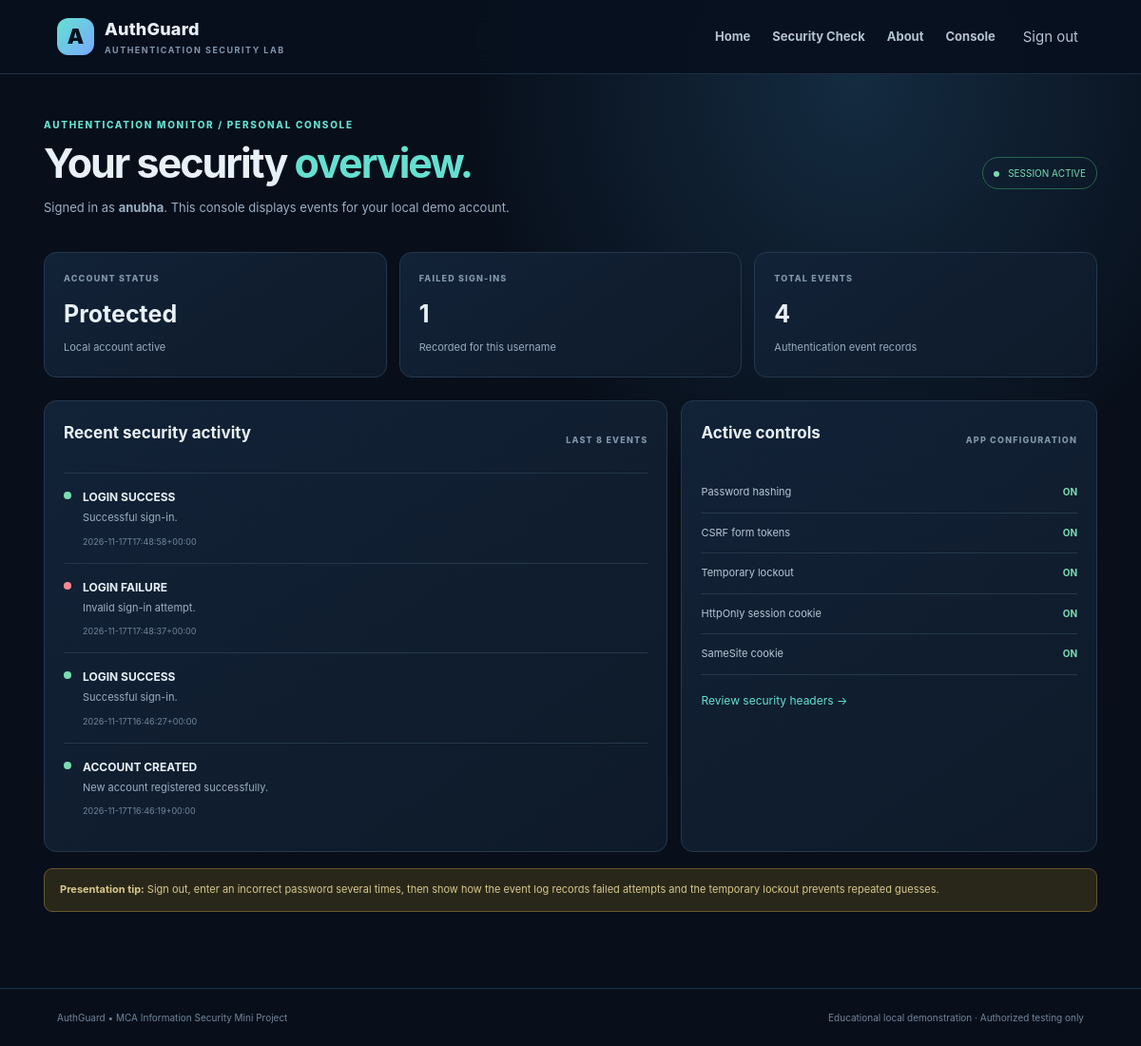
The app's page /dashboard (signed in) with its own data.
### tables this page shows
CREATE TABLE events (
            id INTEGER PRIMARY KEY AUTOINCREMENT,
            username TEXT,
            event_type TEXT NOT NULL,
            details TEXT NOT NULL,
            created_at TEXT NOT NULL
        );

### app.py (the view)
@app.route("/dashboard")
@login_required
def dashboard():
    db = get_db()
    events = db.execute(
        "SELECT event_type, details, created_at FROM events WHERE username=? ORDER BY id DESC LIMIT 8",
        (session["username"],),
    ).fetchall()
    stats = db.execute(
        "SELECT COUNT(*) AS total, SUM(CASE WHEN event_type='LOGIN_FAILURE' THEN 1 ELSE 0 END) AS failures "
        "FROM events WHERE username=?", (session["username"],)
    ).fetchone()
    return render_template("dashboard.html", events=events, stats=stats)

### app.py (called while the page is built)
def get_db():
    if "db" not in g:
        g.db = sqlite3.connect(DB_PATH)
        g.db.row_factory = sqlite3.Row
    return g.db

def csrf_token():
    if "_csrf" not in session:
        session["_csrf"] = secrets.token_urlsafe(32)
    return session["_csrf"]

@app.context_processor
def inject_globals():
    return {"csrf_token": csrf_token, "current_user": session.get("username")}

@app.before_request
def protect_post_requests():
    if request.method == "POST":
        sent = request.form.get("_csrf", "")
        expected = session.get("_csrf", "")
        if not sent or not expected or not hmac.compare_digest(sent, expected):
            return render_template("message.html", title="Request blocked", message="The security token was missing or invalid. Refresh the page and try again."), 400

@app.after_request
def security_headers(response):
    response.headers["X-Content-Type-Options"] = "nosniff"
    response.headers["X-Frame-Options"] = "DENY"
    response.headers["Referrer-Policy"] = "strict-origin-when-cross-origin"
    response.headers["Permissions-Policy"] = "camera=(), microphone=(), geolocation=()"
    response.headers["Content-Security-Policy"] = (
        "default-src 'self'; style-src 'self' 'unsafe-inline'; "
        "script-src 'self' 'unsafe-inline'; img-src 'self' data:; "
        "font-src 'self'; object-src 'none'; base-uri 'self'; frame-ancestors 'none'"
    )
    response.headers["Cache-Control"] = "no-store"
    return response

def login_required(view):
    @wraps(view)
    def wrapped(*args, **kwargs):
        if not session.get("user_id"):
            flash("Please sign in to open the security console.", "warning")
            return redirect(url_for("login"))
        return view(*args, **kwargs)
    return wrapped

### templates/dashboard.html
{% extends "base.html" %}{% block title %}Security console{% endblock %}{% block content %}
<div class="dash-head"><div><div class="kicker">AUTHENTICATION MONITOR / PERSONAL CONSOLE</div><h1>Your security <em>overview.</em></h1><p class="muted">Signed in as <b>{{ current_user }}</b>. This console displays events for your local demo account.</p></div><span class="live-chip"><i></i> SESSION ACTIVE</span></div>
<div class="stats"><div class="stat"><span>ACCOUNT STATUS</span><strong>Protected</strong><small>Local account active</small></div><div class="stat"><span>FAILED SIGN-INS</span><strong>{{ stats['failures'] or 0 }}</strong><small>Recorded for this username</small></div><div class="stat"><span>TOTAL EVENTS</span><strong>{{ stats['total'] or 0 }}</strong><small>Authentication event records</small></div></div>
<div class="content-grid"><section class="panel"><div class="panel-head"><h2>Recent security activity</h2><span>LAST 8 EVENTS</span></div>{% if events %}<div class="event-list">{% for e in events %}<div class="event"><div class="event-dot {% if 'FAILURE' in e['event_type'] or 'BLOCKED' in e['event_type'] %}bad{% else %}good{% endif %}"></div><div><b>{{ e['event_type'].replace('_',' ') }}</b><p>{{ e['details'] }}</p><small>{{ e['created_at'] }}</small></div></div>{% endfor %}</div>{% else %}<p class="muted">No activity recorded yet.</p>{% endif %}</section>
<section class="panel"><div class="panel-head"><h2>Active controls</h2><span>APP CONFIGURATION</span></div><div class="control-row"><span>Password hashing</span><b>ON</b></div><div class="control-row"><span>CSRF form tokens</span><b>ON</b></div><div class="control-row"><span>Temporary lockout</span><b>ON</b></div><div class="control-row"><span>HttpOnly session cookie</span><b>ON</b></div><div class="control-row"><span>SameSite cookie</span><b>ON</b></div><a class="text-link" href="{{ url_for('security_check') }}">Review security headers →</a></section></div>
<div class="tip"><b>Presentation tip:</b> Sign out, enter an incorrect password several times, then show how the event log records failed attempts and the temporary lockout prevents repeated guesses.</div>
{% endblock %}

### templates/base.html (shortened to what this page needs)
<!doctype html>
<html lang="en"><head><meta charset="utf-8"><meta name="viewport" content="width=device-width, initial-scale=1">
<link rel="stylesheet" href="{{ url_for('static', filename='style.css') }}"></head>
<body>
<header class="top"><a class="brand" href="{{ url_for('home') }}"><span class="brand-icon">A</span><span>AuthGuard<small>AUTHENTICATION SECURITY LAB</small></span></a>
<nav><a href="{{ url_for('home') }}">Home</a><a href="{{ url_for('security_check') }}">Security Check</a><a href="{{ url_for('about') }}">About</a>
{% if current_user %}<a href="{{ url_for('dashboard') }}">Console</a><form class="navform" method="post" action="{{ url_for('logout') }}"><input type="hidden" name="_csrf" value="{{ csrf_token() }}"><button class="navbutton">Sign out</button></form>{% else %}<a href="{{ url_for('login') }}">Sign in</a><a class="nav-cta" href="{{ url_for('register') }}">Create account</a>{% endif %}</nav></header>
<main>
{% block content %}{% endblock %}
</main>
<footer><span>AuthGuard • MCA Information Security Mini Project</span><span>Educational local demonstration · Authorized testing only</span></footer>
</body></html>

### static/style.css (style rules this page uses)
* { box-sizing:border-box }
:root { --bg:#080f1b;--panel:#101d2d;--panel2:#142439;--line:#25384d;--text:#e8f0f8;--muted:#9aadc1;--cyan:#65e0d0;--blue:#79a9ff;--green:#79ddb1;--red:#ff8792 }
body { margin:0;background:radial-gradient(ellipse at 75% 8%,#142b40 0,transparent 32%),var(--bg);color:var(--text);font:15px/1.6 Inter,Segoe UI,Arial,sans-serif;min-height:100vh }
.top { height:78px;display:flex;align-items:center;justify-content:space-between;padding:0 max(5vw,24px);border-bottom:1px solid #1d3044;background:#08111eeF;position:sticky;top:0;z-index:5;backdrop-filter:blur(14px) }
.brand { display:flex;align-items:center;gap:11px;color:var(--text);text-decoration:none;font-weight:800;font-size:18px;letter-spacing:.2px }
.brand small { display:block;color:#8195ac;font-size:9px;letter-spacing:1.5px;font-weight:700 }
.brand-icon { height:39px;width:39px;border-radius:12px;background:linear-gradient(135deg,var(--cyan),var(--blue));display:grid;place-items:center;color:#06121d;font-size:22px;font-weight:900 }
nav { display:flex;align-items:center;gap:23px }
nav a,.navbutton { color:#b4c2d2;text-decoration:none;font-size:13px;font-weight:650 }
.navform { margin:0 }
.navbutton { background:none;border:0;cursor:pointer;font:inherit }
main { max-width:1160px;margin:auto;padding:45px 26px 80px }
.kicker { color:var(--cyan);font-size:10px;font-weight:850;letter-spacing:1.7px }
h1 { font-size:clamp(39px,5vw,61px);line-height:1.06;letter-spacing:-2px;margin:17px 0 18px }
h1 em,h2 em { font-style:normal;color:var(--cyan) }
.feature,.panel,.form-card,.stat { background:linear-gradient(145deg,#122237,#0e1a29);border:1px solid var(--line);border-radius:13px;padding:20px }
.muted { color:var(--muted);font-size:13px }
.form-foot a,.text-link { color:var(--cyan);text-decoration:none }
.dash-head { display:flex;justify-content:space-between;align-items:center;gap:15px }
.dash-head h1 { font-size:43px;margin:10px 0 }
.live-chip { font-size:10px;color:var(--green);border:1px solid #28664f;padding:8px 11px;border-radius:20px;white-space:nowrap }
.live-chip i { display:inline-block;width:6px;height:6px;border-radius:50%;background:var(--green);margin-right:6px }
.stats { display:grid;grid-template-columns:repeat(3,1fr);gap:13px;margin:24px 0 }
.stat span,.panel-head span { display:block;color:#8197ac;font-size:9px;letter-spacing:1.2px;font-weight:800 }
.stat strong { display:block;font-size:25px;margin:9px 0 2px }
.stat small { color:var(--muted);font-size:11px }
.content-grid { display:grid;grid-template-columns:1.2fr .8fr;gap:14px }
.panel h2 { font-size:17px;margin:0 0 15px }
.panel-head { display:flex;align-items:center;justify-content:space-between;gap:12px;margin-bottom:13px }
.event { display:flex;gap:12px;padding:12px 0;border-top:1px solid #25384b }
.event-dot { width:8px;height:8px;border-radius:50%;background:var(--green);margin-top:7px;flex-shrink:0 }
.event-dot.bad { background:var(--red) }
.event b { font-size:12px }
.event p { margin:2px 0;color:#9cafc1;font-size:11px }
.event small { font-size:9px;color:#71879d }
.control-row { display:flex;justify-content:space-between;gap:12px;padding:12px 0;border-bottom:1px solid #25384b;font-size:11px;color:#b6c7d7 }
.control-row b { color:var(--green);font-size:10px }
.text-link { display:inline-block;font-size:12px;margin-top:17px }
.tip { margin-top:17px;border:1px solid #66562d;background:#292719;color:#d8c88d;padding:13px 16px;border-radius:9px;font-size:11px }
footer { border-top:1px solid #203247;padding:22px 5vw;display:flex;justify-content:space-between;gap:12px;color:#71869b;font-size:10px }

### records on screen
events: event_type.replace "LOGIN SUCCESS", details "Successful sign-in.", created_at "2026-11-17T17:48:58+00:00"
events: event_type.replace "LOGIN FAILURE", details "Invalid sign-in attempt.", created_at "2026-11-17T17:48:37+00:00"
events: event_type.replace "LOGIN SUCCESS", details "Successful sign-in.", created_at "2026-11-17T16:46:27+00:00"
events: event_type.replace "ACCOUNT CREATED", details "New account registered successfully.", created_at "2026-11-17T16:46:19+00:00"

### other values on screen
{{ current_user }} "anubha"
{{ stats['failures'] or 0 }} "1"
{{ stats['total'] or 0 }} "4"
